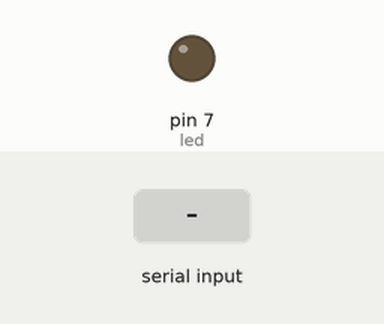
Simulated run of this sketch. Board: Arduino Uno, built with avr-gcc and run on an emulated ATmega328P. On the bench: output pins drawn as LEDs (lit = HIGH). The test bench sets the inputs (shaded band).

Above: at 1.2 s.
1.3 s: "e" received over Serial
At 2.1 s:
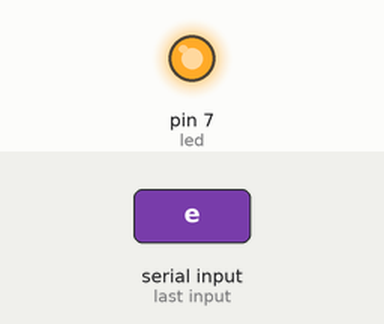
2.8 s: "a" received over Serial
At 3.2 s:
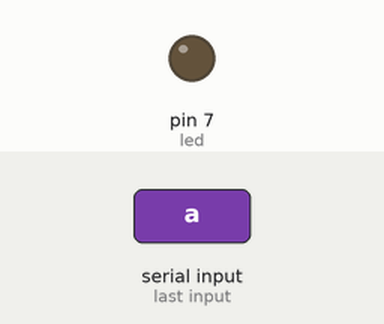
Timing chart, 0 to 5.8 s (numbered marks = the images above; inputs shaded):
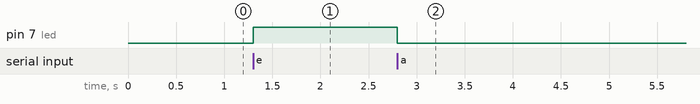

The sketch:

Martinez_Juan_DEBER_6_1_SE_RETO4.ino
```cpp
/*
 * Sistemas embebidos
 * Deber 6.1: Reto 4
 * Nombre: Juan Diego Martínez
 */
const int led=7;
void setup() {
  Serial.begin(9600);                 // inicio de comunicacion serial
  pinMode(led,OUTPUT);                // declarar pin 7 como salida
}

void loop() {
  if(Serial.available())              // verificar si existen datos en la comunicaciñon serial
  {
    char dato=Serial.read();          // lectura de dato y alaceno en variable de tipo char
    if(dato=='e')                     // condición de encendido
    {
      digitalWrite(led,1);            // encendido de led
    }
    else
    {
      if(dato=='a')                   // condición para apagar el led
      {
        digitalWrite(led,0);          // apagado del led
      }
    }
  }
}
```

Measured:
- after the input at 1.3 s, pin 7 (led): LOW → HIGH at once
- after the input at 2.8 s, pin 7 (led): HIGH → LOW at once
